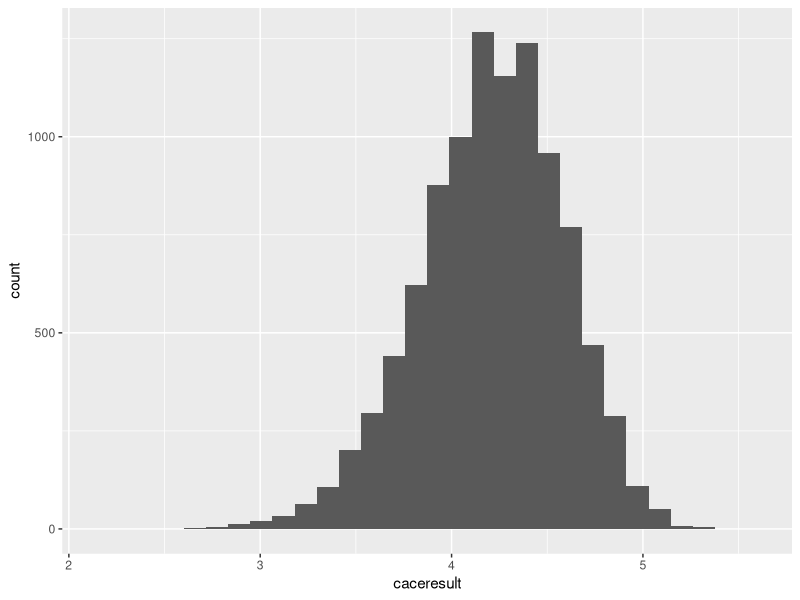

Reproduce this figure in R.
## ---- chunk 1
# Create C vector for compliance type
C <- c(rep("Complier",1000*0.25),rep("Never-taker",1000*0.6),rep("Always-taker",1000*0.15))
# Create D0's
D0 <- c(rep(0,1000*0.25),rep(0,1000*0.6),rep(1,1000*0.15))
# Create D1's
D1 <- c(rep(1,1000*0.25),rep(0,1000*0.6),rep(1,1000*0.15))
# cbind into data frame
compdat <- data.frame(cbind(C,D0,D1))
## ---- chunk 2
# Initialize Y0
compdat$Y0 <- NA
# Adding noise with rnorm, generating values
compdat[compdat$C == "Never-taker",]$Y0 <- rnorm(1000*0.6,0,1)
compdat[compdat$C == "Complier",]$Y0 <- rnorm(1000*0.25,3,1)
compdat[compdat$C == "Always-taker",]$Y0 <- rnorm(1000*0.15,6,1)

# Initialize Y1
compdat$Y1 <- NA
# Adding noise with rnorm, generating values
compdat[compdat$C == "Never-taker",]$Y1 <- rnorm(1000*0.6,0,1)
compdat[compdat$C == "Complier",]$Y1 <- rnorm(1000*0.25,3+4,1)
compdat[compdat$C == "Always-taker",]$Y1 <- rnorm(1000*0.15,6,1)

# Quick sanity check
mean(compdat[compdat$C=="Never-taker",]$Y0)
mean(compdat[compdat$C=="Complier",]$Y0)
mean(compdat[compdat$C=="Always-taker",]$Y0)
mean(compdat[compdat$C=="Never-taker",]$Y1)
mean(compdat[compdat$C=="Complier",]$Y1)
mean(compdat[compdat$C=="Always-taker",]$Y1)
## ---- chunk 3
# Difference in means conditioned on compliance type
compsate <- mean(compdat[compdat$C=="Complier",]$Y1) - mean(compdat[compdat$C=="Complier",]$Y0)
compsate
## ---- chunk 4
# Difference in means
mean(compdat$Y1 - compdat$Y0)
## ---- chunk 5
# Rename dataset
dat.full <- compdat
## ---- chunk 6
# Use rbinom for treatment assignment
z = rbinom(1000,1,0.5)
# Quick check
table(z)
## ---- chunk 7
dat.res <- dat.full
# Assign treatment vector
dat.res$Z <- z
# Create single variables for D and Y conditioned on treatment variable
dat.res$D <- ifelse(dat.res$Z==1, dat.res$D1, dat.res$D0)
dat.res$Y <- ifelse(dat.res$Z==1, dat.res$Y1, dat.res$Y0)
# Build new data frame from old one
dat.res <- data.frame(D = dat.res$D, Z = dat.res$Z, Y = dat.res$Y)
## ---- chunk 8
# Regression D~Z
summary(lm(D~Z, data=dat.res))
compliers <- summary(lm(D~Z, data=dat.res))$coefficients[2]
others <- 1-compliers
# Percentage of compliers
compliers
# Percentage of always takers and never takers combined
others
## ---- chunk 9
# Regress Y~D
summary(lm(Y~D, data=dat.res))
naivetreat <- summary(lm(Y~D, data=dat.res))$coefficients[2]
naivetreat
## ---- chunk 10
# Regress Y~Z
summary(lm(Y~Z, data=dat.res))
itt <- summary(lm(Y~Z, data=dat.res))$coefficients[2]
itt
## ---- chunk 11
# Calculate CACE
cace <- itt/compliers
cace
## ---- chunk 12
# Step 1, regress D~Z, save fitted values
s1 <- lm(D~Z, data=dat.res)
dhat <- fitted.values(s1)

# Step 2, regress Y ~ fitted values
s2 <- lm(dat.res$Y ~ dhat)
summary(s2)$coefficients[2]
## ---- chunk 13
# Load AER
library(AER)
# Regress Y~D conditional on treatment
ivfitted <- ivreg(Y~D|Z, data=dat.res)
summary(ivfitted)$coefficients[2]
summary(ivfitted)$coefficients[4]
## ---- chunk 14
# Doesn't look like I'll need to use this again, so no function
# Set simulation size
N <- 10000
# Initialize results vector
caceresult <- rep(NA, N)

# Begin loop
for(i in 1:N){
  z = rbinom(1000,1,0.5)
  dat.res <- dat.full
  dat.res$Z <- z
  dat.res$D <- ifelse(dat.res$Z==1, dat.res$D1, dat.res$D0)
  dat.res$Y <- ifelse(dat.res$Z==1, dat.res$Y1, dat.res$Y0)
  dat.res <- data.frame(D = dat.res$D, Z = dat.res$Z, Y = dat.res$Y)
  ivfitted <- ivreg(Y~D|Z, data=dat.res)
  caceresult[i] <- summary(ivfitted)$coefficients[2]
}

# Return values
mean(caceresult)
sd(caceresult)

# Visual check for bias
library(ggplot2)
ggplot() +
  geom_histogram(data = as.data.frame(caceresult), aes(x = caceresult))
## ---- chunk 15
C <- c(rep("Complier",1000*0.25),rep("Never-taker",1000*0.6),rep("Always-taker",1000*0.15))
D0 <- c(rep(0,1000*0.25),rep(0,1000*0.6),rep(0,1000*0.15)) # Changed last input in c()
D1 <- c(rep(1,1000*0.25),rep(1,1000*0.6),rep(1,1000*0.15)) # Changed 2nd input in c()
compdat <- data.frame(cbind(C,D0,D1))
